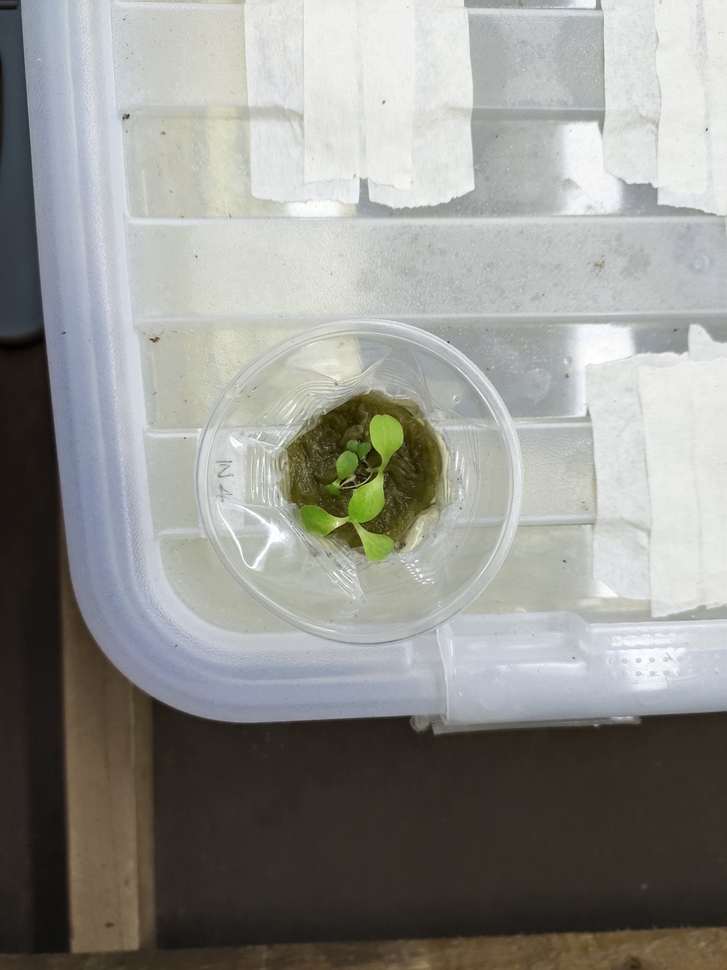
#> input picture Data for geometry-based greenness index comparisons in lettuce biophysical estimations/Raw Images/Indoor/DAG0402.jpg, 727 x 970 px, shrunk from 3000 x 4000 before the run, given in place of the camera
$ python camera.py
#> lines starting #> are read from the running program, lines starting #| are printed output that depends on the picture; after the words box and inside, x2 and y2 are one past the last pixel; in counts of white or black regions, pixels touching at a corner belong together
#> further down, frame is the input picture: shape (970, 727, 3); mean B, G, R 142.6, 147.1, 146.9
import cv2
import numpy as np
from datetime import datetime

class LettuceTracker:
    def __init__(self):
        self.stable_frame_count = 0
        self.stable_height = None
        self.stable_bbox = None
        self.unstable_frame_count = 0

    def calculate_height(self, contour):
        # Assuming the lettuce plant is relatively straight, use the bounding box height as an estimate
        x, y, w, h = cv2.boundingRect(contour)
        return h

    def is_lettuce(self, contour):
        # Adjust these parameters based on the characteristics of your lettuce plants
        aspect_ratio_min = 0.5
        aspect_ratio_max = 2.0
        area_min = 500

        # Calculate aspect ratio
        x, y, w, h = cv2.boundingRect(contour)
        aspect_ratio = float(w) / h

        # Check aspect ratio and area to filter out non-lettuce contours
        return aspect_ratio_min < aspect_ratio < aspect_ratio_max and cv2.contourArea(contour) > area_min

    def update(self, frame, contours):
        stable_detected = False

        for contour in contours:
            if self.is_lettuce(contour):
                height = self.calculate_height(contour)

                # Check if the current frame is consistent with the stable frame
                if self.stable_frame_count > 0 and abs(height - self.stable_height) < 10:
                    self.stable_frame_count += 1
                    if self.stable_frame_count >= 5:  # Adjust stability threshold as needed
                        stable_detected = True
                        self.stable_bbox = cv2.boundingRect(contour)
                        break
                else:
                    self.stable_height = height
                    self.stable_frame_count = 1

        if not stable_detected:
            self.stable_frame_count = 0

        return stable_detected

    def draw_stable_bbox(self, frame):
        if self.stable_bbox:
            x, y, w, h = self.stable_bbox
            cv2.rectangle(frame, (x, y), (x + w, y + h), (0, 255, 0), 2)
            cv2.putText(frame, f'Stable Height: {self.stable_height}', (x, y - 10), cv2.FONT_HERSHEY_SIMPLEX, 0.5, (0, 255, 0), 1)

def process_frame(frame, tracker):
    # Convert the frame to grayscale
    gray = cv2.cvtColor(frame, cv2.COLOR_BGR2GRAY)
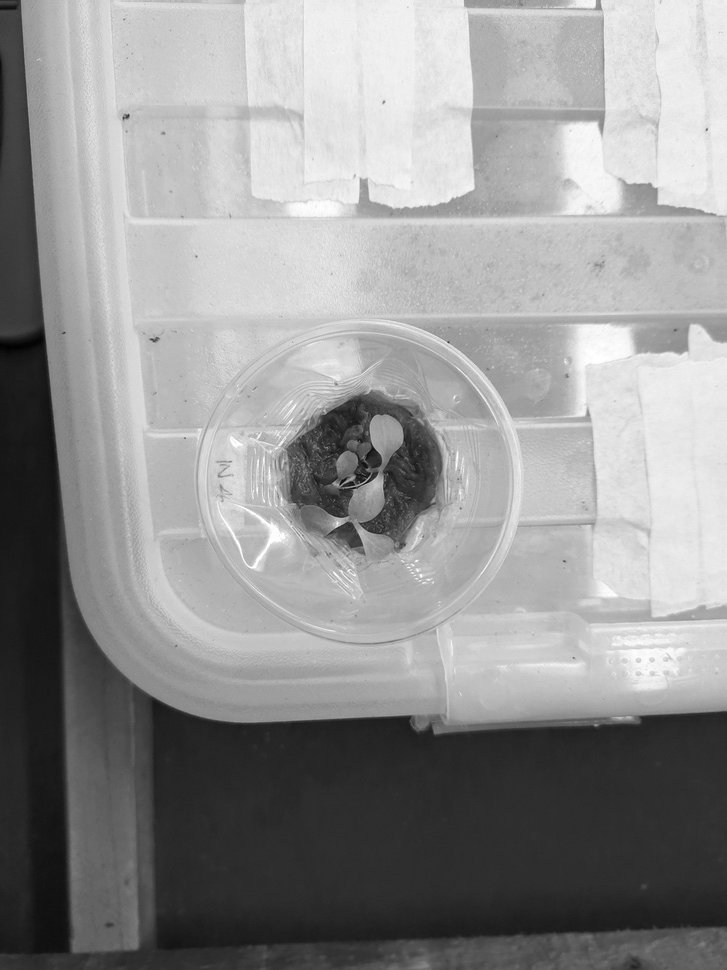
#> gray: shape (970, 727); min 1, max 255, mean 146.5

    # Apply GaussianBlur to reduce noise and improve contour detection
    blurred = cv2.GaussianBlur(gray, (5, 5), 0)

    # Use Canny edge detection to find edges in the image
    edges = cv2.Canny(blurred, 50, 150)
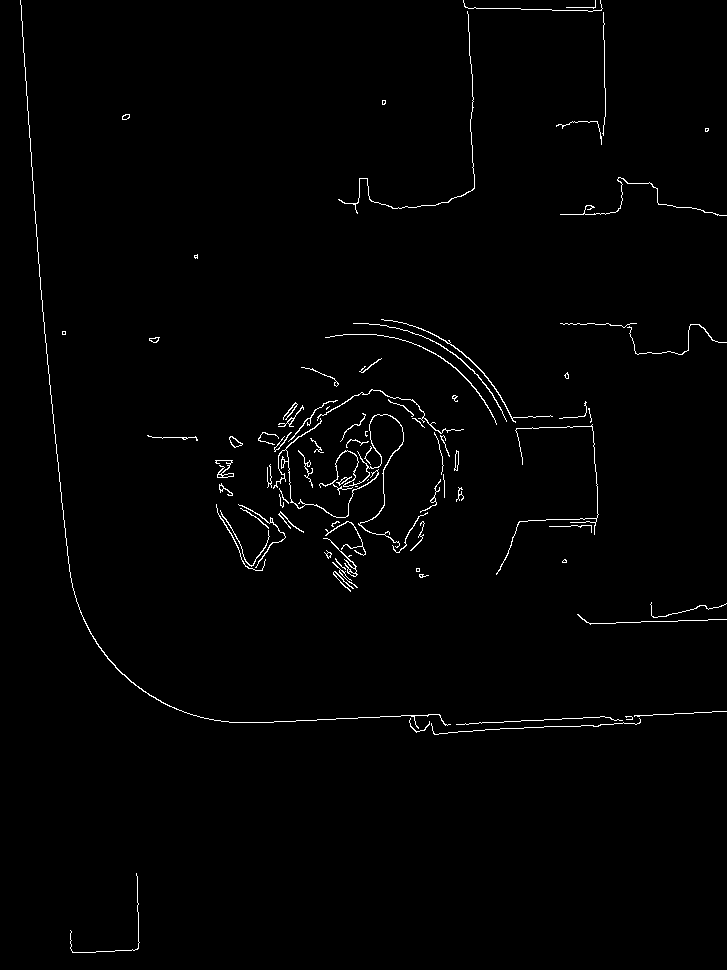
#> edges: shape (970, 727); 1.2% white in thin lines or dots

    # Find contours in the edged image
    contours, _ = cv2.findContours(edges, cv2.RETR_EXTERNAL, cv2.CHAIN_APPROX_SIMPLE)
#> contours = 84 contours, 55 with area under 20; largest, box (x1, y1, x2, y2) and area: (319, 414, 404, 548) 128, (273, 418, 379, 518) 108, (20, 0, 451, 729) 86, (229, 436, 243, 448) 76, (381, 319, 553, 423) 75

    # Check for stability and update tracker
    stable_detected = tracker.update(frame, contours)
#> the loop in update, `for contour in contours:` made 84 passes
#> aspect_ratio in is_lettuce on passes 1, 2, 3, 4, 5, 6, 7, 8, 9, 10, 12, 13: 0.875, 12.35, 1.4, 2, 18.56, 15.5, 13.64, 4.81, 2.5, 1, 1, 1.25
#> (contour, aspect_ratio in is_lettuce) on passes 11, 30, 33: ([[416, 568], [416, 571], [419, 571], [419, 568]], 1), ([[355, 486], [357, 486]], 3), ([[368, 479], [367, 480]], 1)
#> in update, `self.stable_frame_count = 0`: self.stable_frame_count = 0
#> stable_detected = False

    # Draw bounding box only if lettuce is stable
    if stable_detected:
        tracker.draw_stable_bbox(frame)

    # Add timestamp to the frame
    timestamp = datetime.now().strftime("%Y-%m-%d %H:%M:%S")
    cv2.putText(frame, timestamp, (10, frame.shape[0] - 10), cv2.FONT_HERSHEY_SIMPLEX, 0.5, (255, 255, 255), 1)
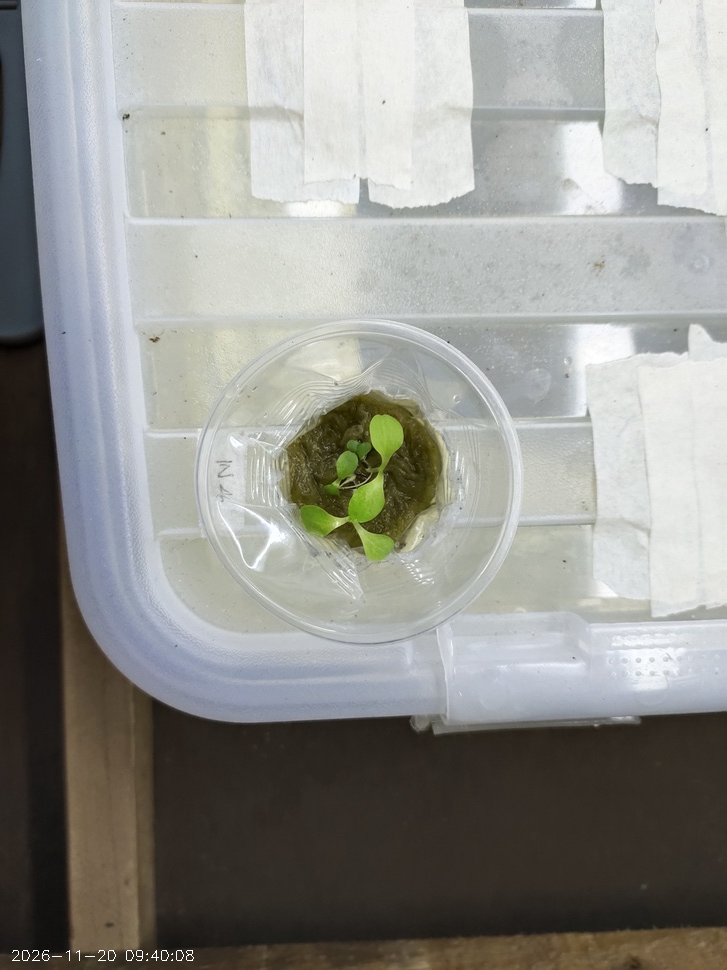
#> frame: shape (970, 727, 3); 0.06% of pixels changed, all inside (x1, y1, x2, y2) = (12, 950, 194, 961)

    return frame

# Open the video capture (you may need to adjust the argument to your camera index or video file)
cap = cv2.VideoCapture(0)

lettuce_tracker = LettuceTracker()

while True:
    # Read a frame from the video capture
    ret, frame = cap.read()

    # Process the frame
    processed_frame = process_frame(frame, lettuce_tracker)

    # Display the processed frame
    cv2.imshow('Lettuce Height Detection', processed_frame)

    # Break the loop if 'q' is pressed
    if cv2.waitKey(1) & 0xFF == ord('q'):
#> (key q is pressed here)
        break

# Release the video capture and close all OpenCV windows
cap.release()
cv2.destroyAllWindows()

$ run again, on Data for geometry-based greenness index comparisons in lettuce biophysical estimations/Raw Images/Indoor/DAG0502.jpg
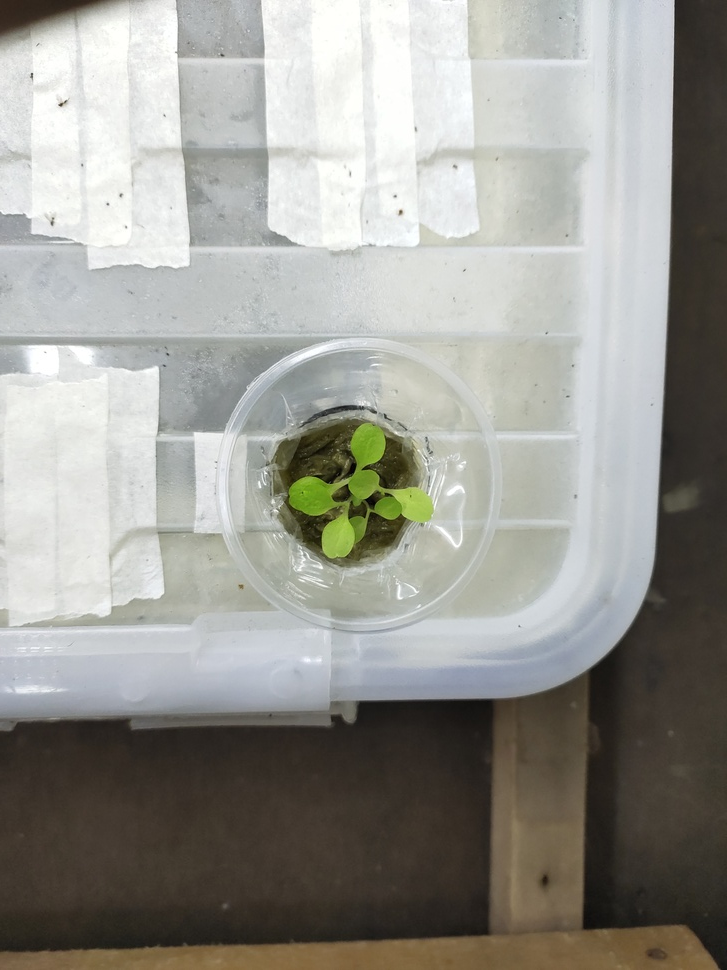
#> input picture Data for geometry-based greenness index comparisons in lettuce biophysical estimations/Raw Images/Indoor/DAG0502.jpg, 727 x 970 px, shrunk from 3000 x 4000 before the run, given in place of the camera
#> frame is the input picture: shape (970, 727, 3); mean B, G, R 145.4, 151.6, 152.2
#> in process_frame, `edges = cv2.Canny(blurred, 50, 150)`:
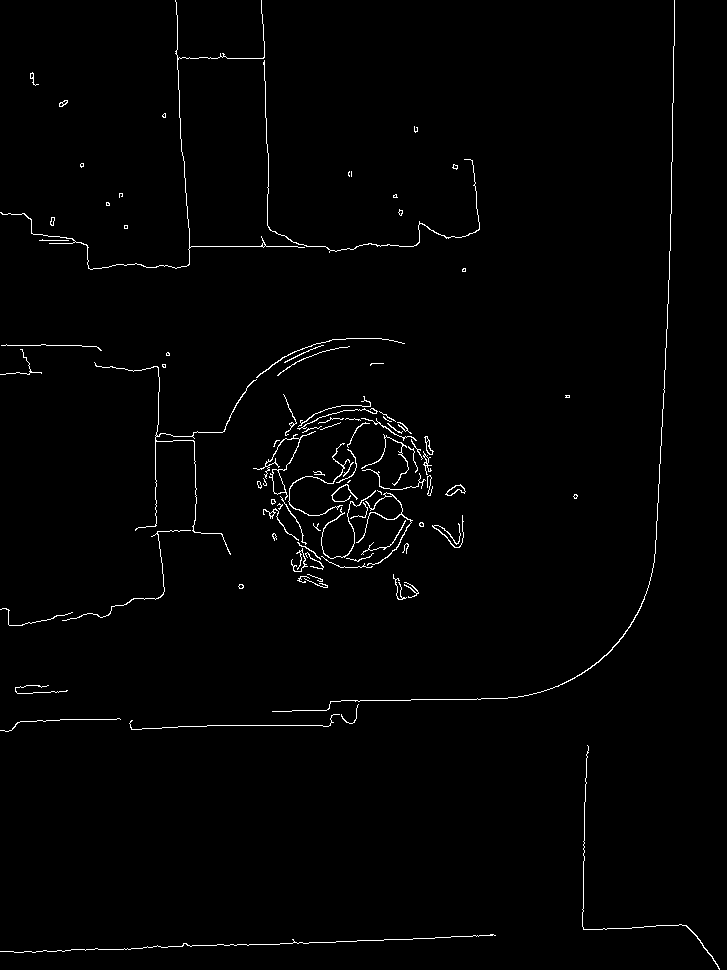
#> edges: shape (970, 727); 1.3% white in thin lines or dots
#> contours = 94 contours, 71 with area under 20; largest, box (x1, y1, x2, y2) and area: (253, 431, 316, 500) 262, (445, 484, 466, 496) 102, (356, 492, 413, 566) 94, (272, 0, 675, 712) 70, (424, 436, 434, 455) 66
#> the loop in update, `for contour in contours:` made 94 passes
#> aspect_ratio in is_lettuce on passes 1 to 8: 26.11, 0.613, 8.64, 13.19, 0.9, 5.89, 4.06, 1.2
#> self.stable_frame_count = 0
#> stable_detected = False
#> in process_frame, `cv2.putText(frame, timestamp, (10, frame.shape[0] - 10), cv2.FONT_HERS..`:
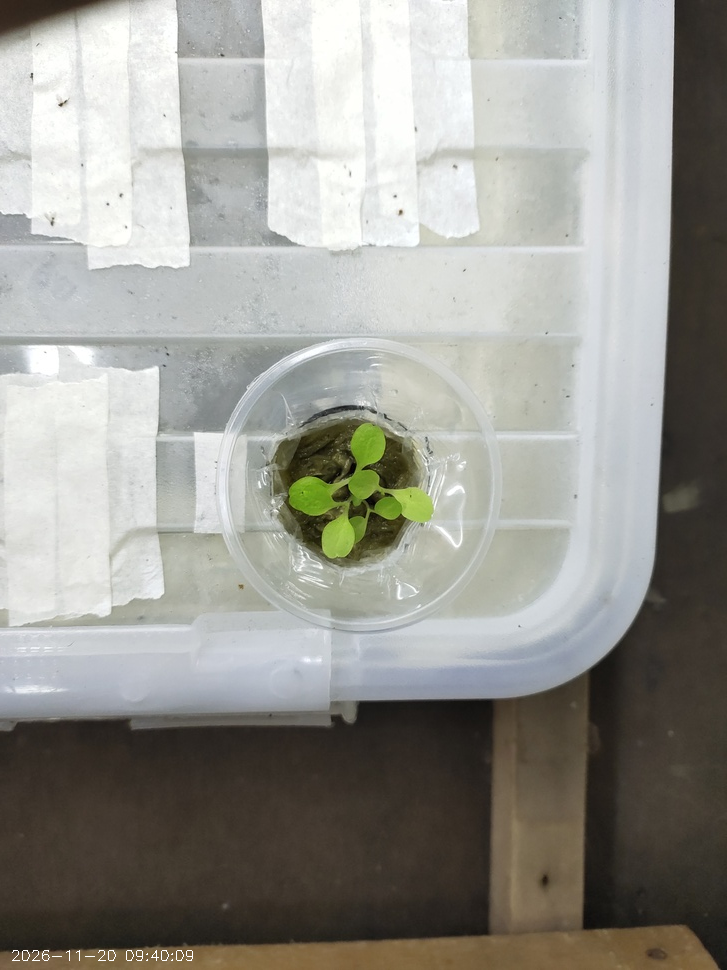
#> frame: shape (970, 727, 3); 0.05% of pixels changed, all inside (x1, y1, x2, y2) = (12, 950, 193, 961)

$ run again, on Data for geometry-based greenness index comparisons in lettuce biophysical estimations/Raw Images/Indoor/DAG0703.jpg
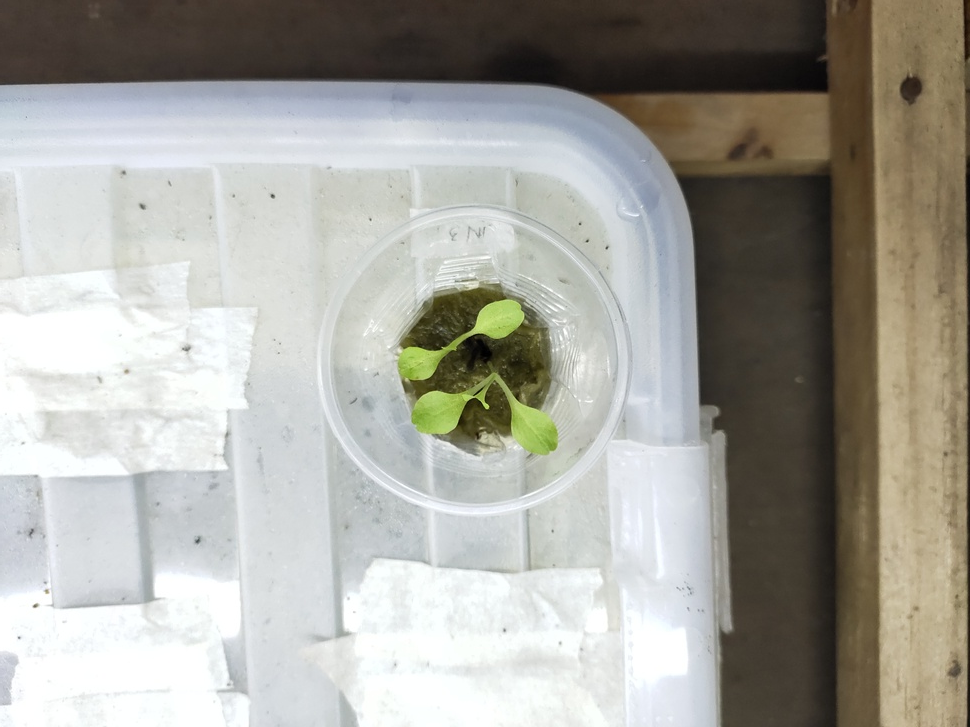
#> input picture Data for geometry-based greenness index comparisons in lettuce biophysical estimations/Raw Images/Indoor/DAG0703.jpg, 970 x 727 px, shrunk from 4000 x 3000 before the run, given in place of the camera
#> frame is the input picture: shape (727, 970, 3); mean B, G, R 157.8, 165.1, 166.2
#> in process_frame, `gray = cv2.cvtColor(frame, cv2.COLOR_BGR2GRAY)`:
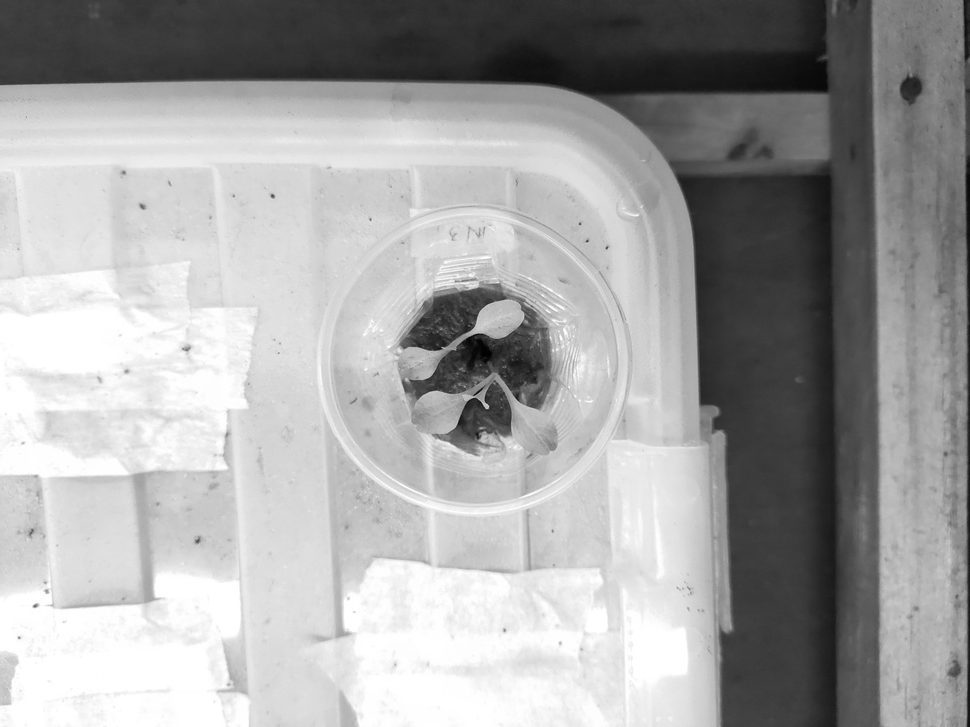
#> gray: shape (727, 970); min 0, max 255, mean 164.6
#> in process_frame, `edges = cv2.Canny(blurred, 50, 150)`:
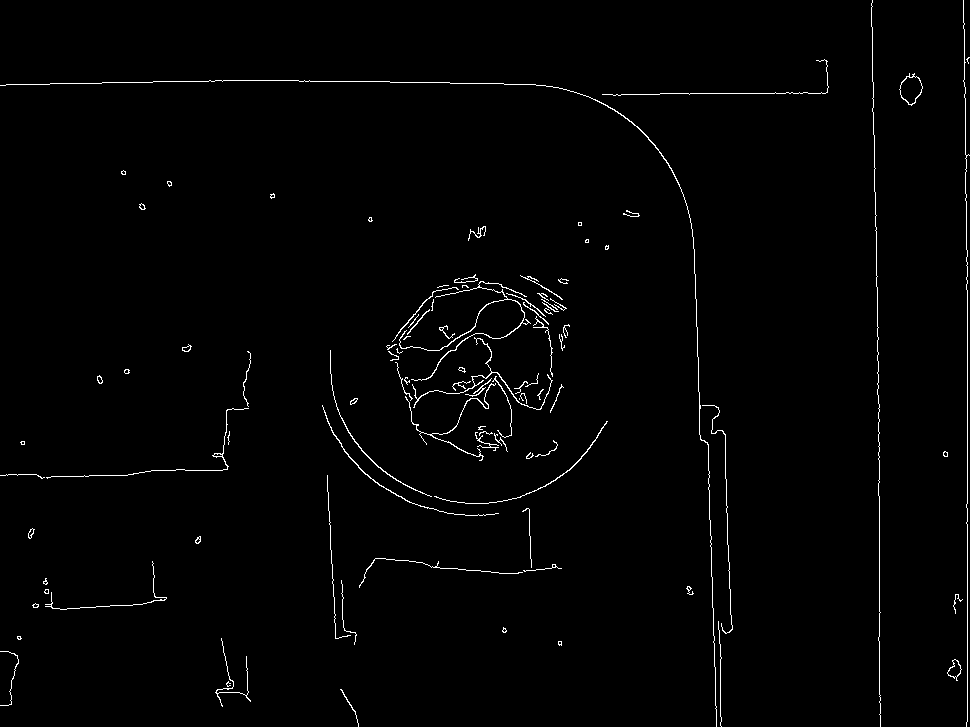
#> edges: shape (727, 970); 1.3% white in thin lines or dots
#> contours = 97 contours, 77 with area under 20; largest, box (x1, y1, x2, y2) and area: (899, 73, 923, 106) 464, (947, 659, 962, 681) 150, (399, 281, 531, 381) 122, (412, 337, 553, 410) 86, (0, 80, 717, 727) 76
#> the loop in update, `for contour in contours:` made 97 passes
#> aspect_ratio in is_lettuce on passes 1 to 8: 0.5, 0.833, 0.682, 0.345, 0.8, 0.522, 1.25, 0.833
#> self.stable_frame_count = 0
#> stable_detected = False
#> frame: shape (727, 970, 3); 0.05% of pixels changed, all inside (x1, y1, x2, y2) = (12, 707, 193, 718)
